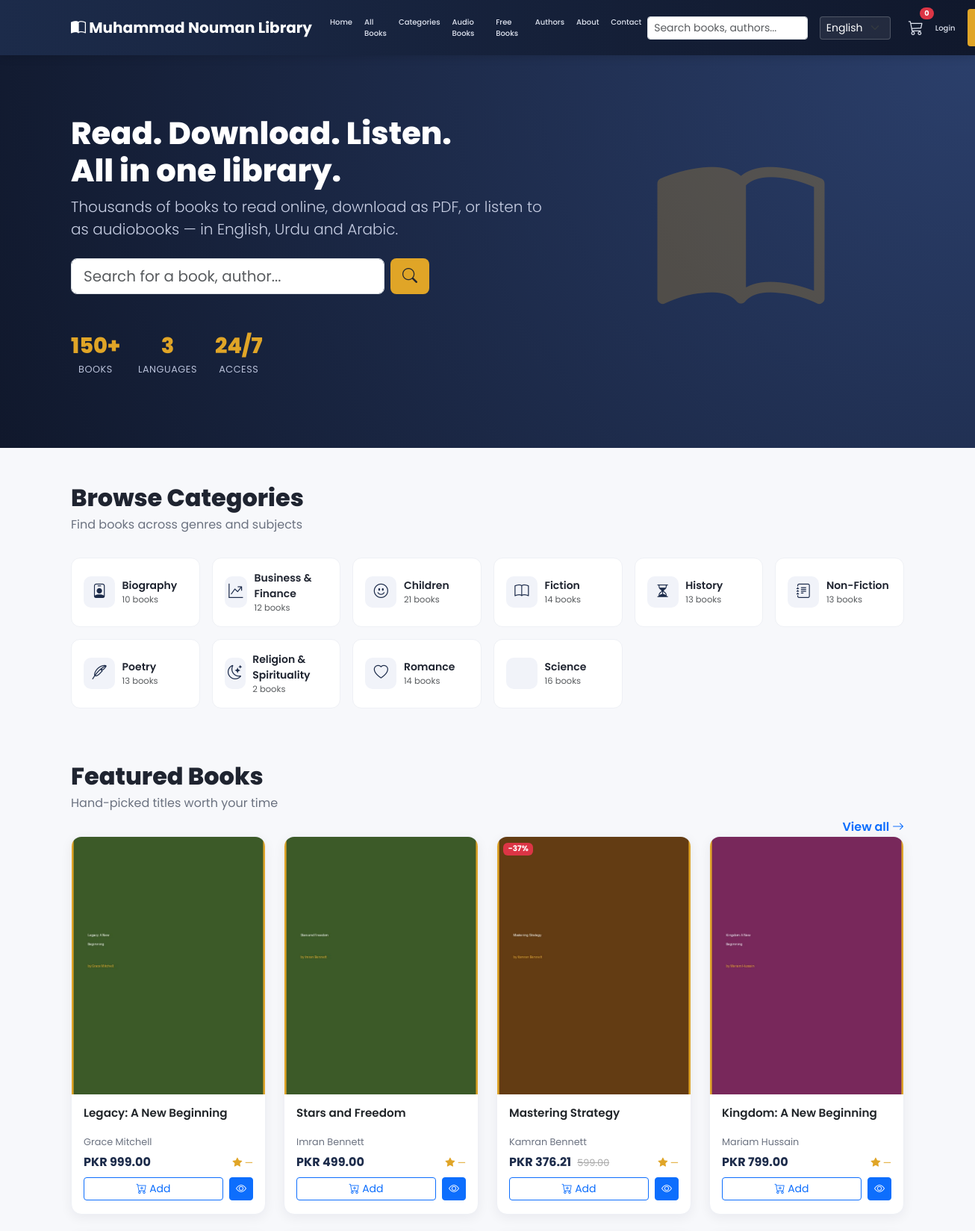
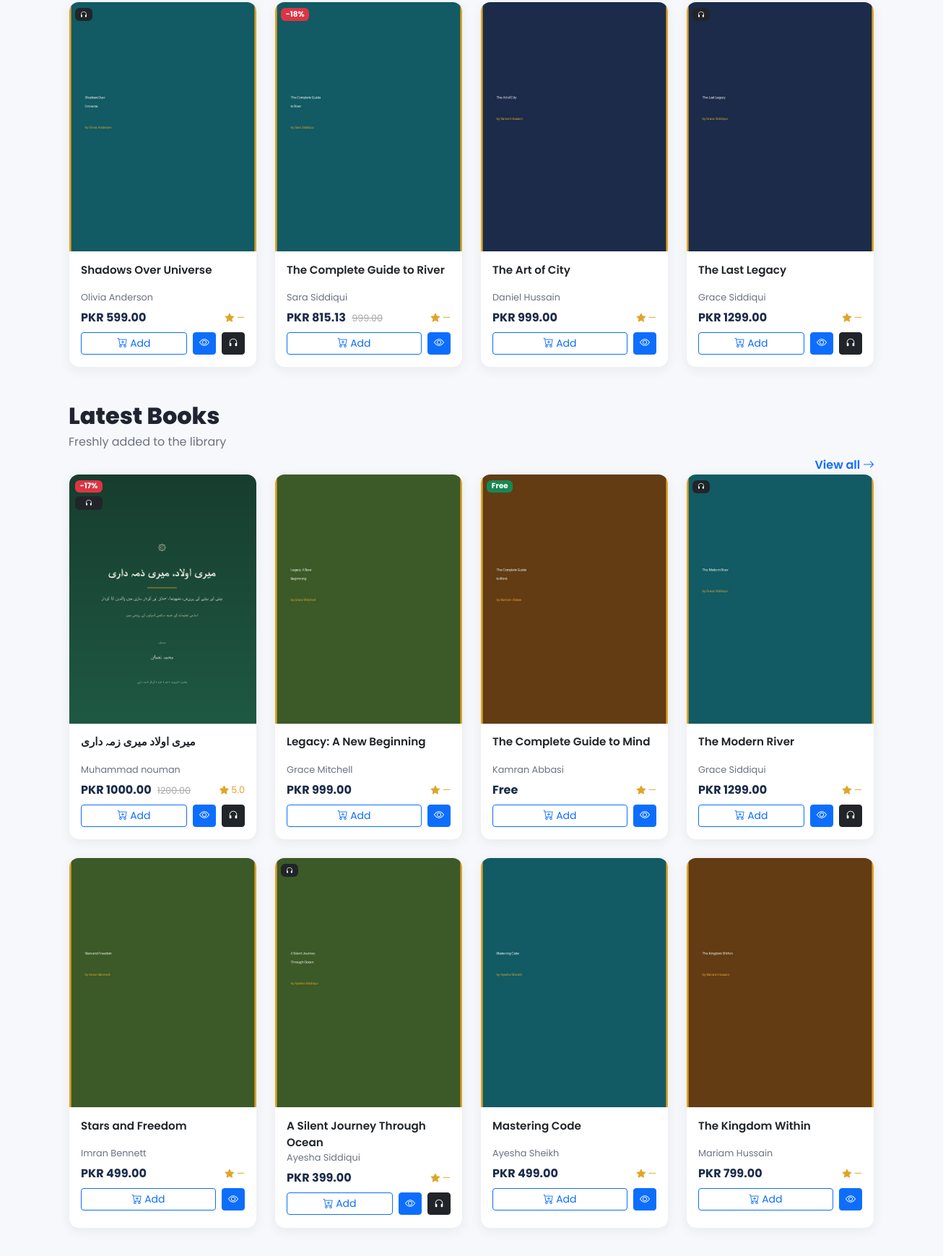
The page / (upper part) on the database its author committed (2 pictures, top to bottom).
### apps/categories/models.py (models this page shows, shortened)
class Category(models.Model):
    name = models.CharField(max_length=120, unique=True)
    slug = models.SlugField(max_length=140, unique=True, blank=True)
    description = models.TextField(blank=True)
    icon = models.CharField(max_length=60, blank=True, help_text="Bootstrap icon class, e.g. bi-book")
    is_active = models.BooleanField(default=True)
    created_at = models.DateTimeField(auto_now_add=True)
    class Meta:
        verbose_name_plural = "Categories"
        ordering = ['name']
    def get_absolute_url(self):
        return reverse('categories:detail', args=[self.slug])
    @property
    def book_count(self):
        return self.books.filter(is_published=True).count()

### apps/books/models.py (models this page shows, shortened)
class Book(models.Model):
    LANGUAGE_CHOICES = [
        ('en', 'English'),
        ('ur', 'Urdu'),
        ('ar', 'Arabic'),
    ]
    title = models.CharField(max_length=250)
    slug = models.SlugField(max_length=270, unique=True, blank=True)
    author = models.ForeignKey(Author, on_delete=models.CASCADE, related_name='books')
    category = models.ForeignKey(Category, on_delete=models.CASCADE, related_name='books')
    description = models.TextField(blank=True)
    short_description = models.CharField(max_length=300, blank=True)
    language = models.CharField(max_length=10, choices=LANGUAGE_CHOICES, default='en')
    pages = models.PositiveIntegerField(default=0)
    isbn = models.CharField(max_length=20, blank=True)
    published_date = models.DateField(null=True, blank=True)
    price = models.DecimalField(max_digits=8, decimal_places=2, default=0)
    discount_price = models.DecimalField(max_digits=8, decimal_places=2, null=True, blank=True)
    cover = models.ImageField(upload_to='covers/', blank=True, null=True)
    pdf_file = models.FileField(upload_to='books/', blank=True, null=True)
    audio_file = models.FileField(upload_to='audio/', blank=True, null=True)
    preview_pages = models.PositiveIntegerField(default=10, help_text="Pages visible in free preview")
    is_featured = models.BooleanField(default=False)
    is_free = models.BooleanField(default=False)
    is_published = models.BooleanField(default=True)
    is_bestseller = models.BooleanField(default=False)
    views_count = models.PositiveIntegerField(default=0)
    downloads_count = models.PositiveIntegerField(default=0)
    created_at = models.DateTimeField(auto_now_add=True)
    updated_at = models.DateTimeField(auto_now=True)
    class Meta:
        ordering = ['-created_at']
        indexes = [
            models.Index(fields=['is_published', 'is_featured']),
            models.Index(fields=['is_published', 'is_free']),
        ]
    def get_absolute_url(self):
        return reverse('books:detail', args=[self.slug])
    @property
    def final_price(self):
        if self.is_free:
            return 0
        if self.discount_price:
            return self.discount_price
        return self.price
    @property
    def has_discount(self):
        return bool(self.discount_price and self.discount_price < self.price)
    @property
    def discount_percent(self):
        if self.has_discount and self.price:
            return round((1 - (self.discount_price / self.price)) * 100)
        return 0
    @property
    def has_audio(self):
        return bool(self.audio_file)
    @property
    def average_rating(self):
        agg = self.reviews.filter(is_approved=True).aggregate(models.Avg('rating'))
        return round(agg['rating__avg'] or 0, 1)

class Author(models.Model):
    name = models.CharField(max_length=150)
    slug = models.SlugField(max_length=170, unique=True, blank=True)
    bio = models.TextField(blank=True)
    photo = models.ImageField(upload_to='authors/', blank=True, null=True)
    class Meta:
        ordering = ['name']

### apps/core/views.py (the view)
# urls.py: path('', views.home, name='home'),
def home(request):
    featured = Book.objects.filter(is_published=True, is_featured=True)[:8]
    latest = Book.objects.filter(is_published=True).order_by('-created_at')[:8]
    popular = Book.objects.filter(is_published=True).order_by('-views_count')[:8]
    free = Book.objects.filter(is_published=True, is_free=True)[:8]
    categories = Category.objects.filter(is_active=True)[:10]
    context = {
        'featured_books': featured,
        'latest_books': latest,
        'popular_books': popular,
        'free_books': free,
        'categories': categories,
        'total_books': Book.objects.filter(is_published=True).count(),
    }
    return render(request, 'home/index.html', context)

### apps/categories/context_processors.py (called while the page is built)
def category_menu(request):
    categories = Category.objects.filter(is_active=True).order_by('name')
    return {'nav_categories': categories}

### apps/core/context_processors.py (called while the page is built)
def site_settings(request):
    return {
        'SITE_NAME': settings.SITE_NAME,
        'CURRENCY': settings.CURRENCY,
    }

### apps/orders/cart.py (called while the page is built)
    def __len__(self):
        return sum(item['quantity'] for item in self.cart.values())

    def get_total_price(self):
        return sum(Decimal(item['price']) * item['quantity'] for item in self.cart.values())

### apps/orders/context_processors.py (called while the page is built)
def cart_summary(request):
    cart = getattr(request, 'cart', None)
    if cart is None:
        return {'cart_count': 0, 'cart_total': 0}
    return {'cart_count': len(cart), 'cart_total': cart.get_total_price()}

### templates/home/index.html (shortened to what this page needs)
{% extends "base.html" %}
{% load i18n %}
{% block content %}
<section class="mnl-hero">
  <div class="container">
    <div class="row align-items-center g-5">
      <div class="col-lg-7">
        <h1>{% blocktrans %}Read. Download. Listen.<br>All in one library.{% endblocktrans %}</h1>
        <p class="lead">{% trans "Thousands of books to read online, download as PDF, or listen to as audiobooks — in English, Urdu and Arabic." %}</p>
        <form action="{% url 'books:list' %}" method="get" class="d-flex gap-2 mt-4" style="max-width:480px;">
          <input type="text" name="q" class="form-control form-control-lg" placeholder="{% trans 'Search for a book, author...' %}">
          <button class="btn btn-lg mnl-btn-accent" type="submit"><i class="bi bi-search"></i></button>
        </form>
        <div class="d-flex gap-4 mt-5">
          <div class="mnl-stat"><div class="num">{{ total_books }}+</div><div class="label">{% trans "Books" %}</div></div>
          <div class="mnl-stat"><div class="num">3</div><div class="label">{% trans "Languages" %}</div></div>
          <div class="mnl-stat"><div class="num">24/7</div><div class="label">{% trans "Access" %}</div></div>
        </div>
      </div>
      <div class="col-lg-5 d-none d-lg-block text-center">
        <i class="bi bi-book-half" style="font-size: 14rem; color: rgba(224,165,39,.25);"></i>
      </div>
    </div>
  </div>
</section>
<div class="container py-5">
  <h2 class="section-title">{% trans "Browse Categories" %}</h2>
  <p class="section-sub">{% trans "Find books across genres and subjects" %}</p>
  <div class="row g-3">
    {% for cat in categories %}
    <div class="col-6 col-md-3 col-lg-2">
      <a href="{{ cat.get_absolute_url }}" class="category-chip">
        <span class="icon"><i class="bi {{ cat.icon|default:'bi-book' }}"></i></span>
        <span>
          <div class="fw-semibold small">{{ cat.name }}</div>
          <div class="text-muted" style="font-size:.72rem;">{{ cat.book_count }} {% trans "books" %}</div>
        </span>
      </a>
    </div>
    {% endfor %}
  </div>
</div>
<div class="container py-4">
  <div class="d-flex justify-content-between align-items-end">
    <div>
      <h2 class="section-title">{% trans "Featured Books" %}</h2>
      <p class="section-sub">{% trans "Hand-picked titles worth your time" %}</p>
    </div>
    <a href="{% url 'books:featured' %}" class="fw-semibold text-decoration-none">{% trans "View all" %} <i class="bi bi-arrow-right"></i></a>
  </div>
  <div class="row g-4">
    {% for book in featured_books %}
      {% include "books/_book_card.html" with book=book %}
    {% endfor %}
  </div>
</div>
<div class="container py-4">
  <div class="d-flex justify-content-between align-items-end">
    <div>
      <h2 class="section-title">{% trans "Latest Books" %}</h2>
      <p class="section-sub">{% trans "Freshly added to the library" %}</p>
    </div>
    <a href="{% url 'books:latest' %}" class="fw-semibold text-decoration-none">{% trans "View all" %} <i class="bi bi-arrow-right"></i></a>
  </div>
  <div class="row g-4">
    {% for book in latest_books %}
      {% include "books/_book_card.html" with book=book %}
    {% endfor %}
  </div>
</div>
<div class="container py-4">
</div>
{% endblock %}

### templates/books/_book_card.html
{% load i18n %}
<div class="col-6 col-md-4 col-lg-3">
  <div class="book-card">
    <a href="{{ book.get_absolute_url }}" class="cover-wrap d-block">
      {% if book.cover %}
        <img src="{{ book.cover.url }}" alt="{{ book.title }}" loading="lazy">
      {% else %}
        <img src="https://placehold.co/300x400/1c2b4a/fff?text={{ book.title|urlencode }}" alt="{{ book.title }}" loading="lazy">
      {% endif %}
      <div class="badges">
        {% if book.is_free %}<span class="badge bg-success">{% trans "Free" %}</span>{% endif %}
        {% if book.has_discount %}<span class="badge bg-danger">-{{ book.discount_percent }}%</span>{% endif %}
        {% if book.has_audio %}<span class="badge bg-dark"><i class="bi bi-headphones"></i></span>{% endif %}
      </div>
    </a>
    <div class="body">
      <div class="title"><a href="{{ book.get_absolute_url }}" class="text-decoration-none text-dark">{{ book.title }}</a></div>
      <div class="author">{{ book.author.name }}</div>
      <div class="d-flex justify-content-between align-items-center">
        <div class="price">
          {% if book.is_free %}{% trans "Free" %}
          {% else %}{{ CURRENCY }} {{ book.final_price }}
            {% if book.has_discount %}<span class="old">{{ book.price }}</span>{% endif %}
          {% endif %}
        </div>
        <div class="rating"><i class="bi bi-star-fill"></i> {{ book.average_rating|default:"—" }}</div>
      </div>
      <div class="d-flex gap-2 mt-2 icon-actions">
        <button class="btn btn-sm btn-outline-primary flex-fill js-add-to-cart" data-book-id="{{ book.id }}">
          <i class="bi bi-cart-plus"></i> {% trans "Add" %}
        </button>
        <a href="{{ book.get_absolute_url }}" class="btn btn-sm btn-primary"><i class="bi bi-eye"></i></a>
        {% if book.has_audio %}
        <button class="btn btn-sm btn-dark js-listen-audio" data-audio-url="{{ book.audio_file.url }}" data-title="{{ book.title }}"><i class="bi bi-headphones"></i></button>
        {% endif %}
      </div>
    </div>
  </div>
</div>

### static/css/style.css (style rules this page uses)
:root { --mnl-primary: #1c2b4a; --mnl-primary-dark: #10182c; --mnl-accent: #e0a527; --mnl-accent-dark: #c78f1c; --mnl-bg: #f7f8fb; --mnl-card: #ffffff; --mnl-text: #1f2430; --mnl-muted: #6b7280; --radius: 14px; }
body { font-family: 'Poppins', system-ui, sans-serif; background: var(--mnl-bg); color: var(--mnl-text); }
.mnl-btn-accent { background: var(--mnl-accent); color: #23262f; font-weight: 600; border: none; }
.mnl-hero { background: radial-gradient(circle at top right, #2b3f6b, var(--mnl-primary-dark)); color: #fff; padding: 5rem 0 6rem; }
.mnl-hero h1 { font-weight: 800; font-size: 2.6rem; }
.mnl-hero .lead { color: #c7cee3; }
.mnl-stat { text-align: center; }
.mnl-stat .num { font-size: 1.8rem; font-weight: 800; color: var(--mnl-accent); }
.mnl-stat .label { font-size: .8rem; color: #b9c1d9; text-transform: uppercase; letter-spacing: .04em; }
.section-title { font-weight: 800; margin-bottom: .25rem; }
.section-sub { color: var(--mnl-muted); margin-bottom: 2rem; }
.book-card { background: var(--mnl-card); border-radius: var(--radius); overflow: hidden; box-shadow: 0 4px 16px rgba(20,25,50,.06); transition: transform .18s ease, box-shadow .18s ease; height: 100%; border: 1px solid #eef0f5; }
.book-card .cover-wrap { position: relative; aspect-ratio: 3/4; background: #e9ecf3; overflow: hidden; }
.book-card .cover-wrap img { width: 100%; height: 100%; object-fit: cover; }
.book-card .badges { position: absolute; top: .5rem; left: .5rem; display: flex; flex-direction: column; gap: .3rem; }
.book-card .badges .badge { font-size: .65rem; }
.book-card .body { padding: .9rem 1rem 1.1rem; }
.book-card .title { font-weight: 600; font-size: .95rem; display: -webkit-box; -webkit-line-clamp: 2; -webkit-box-orient: vertical; overflow: hidden; min-height: 2.6em; }
.book-card .author { color: var(--mnl-muted); font-size: .8rem; margin-bottom: .4rem; }
.book-card .price { font-weight: 700; color: var(--mnl-primary); }
.book-card .price .old { text-decoration: line-through; color: #aaa; font-weight: 400; font-size: .8rem; margin-left: .3rem; }
.book-card .rating { color: var(--mnl-accent); font-size: .8rem; }
.book-card .icon-actions { display: flex; gap: .4rem; }
.book-card .icon-actions .btn { padding: .25rem .5rem; }
.category-chip { display: flex; align-items: center; gap: .6rem; background: #fff; border-radius: 12px; padding: 1rem; border: 1px solid #eef0f5; text-decoration: none; color: var(--mnl-text); transition: all .15s ease; height: 100%; }
.category-chip .icon { width: 42px; height: 42px; border-radius: 10px; background: #f1f3f9; display: flex; align-items: center; justify-content: center; color: var(--mnl-primary); font-size: 1.2rem; }

### rows shown on the page
Category: name "Biography", book_count "10"
Category: name "Business & Finance", book_count "12"
Category: name "Children", book_count "21"
Category: name "Fiction", book_count "14"
Category: name "History", book_count "13"
Category: name "Non-Fiction", book_count "13"
Category: name "Poetry", book_count "13"
Category: name "Religion & Spirituality", book_count "2"
Category: name "Romance", book_count "14"
Category: name "Science", book_count "16"
Book: cover (picture), title "Legacy: A New Beginning", author.name "Grace Mitchell", CURRENCY "PKR", final_price "999.00", average_rating "—"
Book: cover (picture), title "Stars and Freedom", author.name "Imran Bennett", CURRENCY "PKR", final_price "499.00", average_rating "—"
Book: cover (picture), discount_percent "37", title "Mastering Strategy", author.name "Kamran Bennett", CURRENCY "PKR", final_price "376.21", price "599.00", average_rating "—"
Book: cover (picture), title "Kingdom: A New Beginning", author.name "Mariam Hussain", CURRENCY "PKR", final_price "799.00", average_rating "—"
Book: cover (picture), title "Shadows Over Universe", author.name "Olivia Anderson", CURRENCY "PKR", final_price "599.00", average_rating "—"
Book: cover (picture), discount_percent "18", title "The Complete Guide to River", author.name "Sara Siddiqui", CURRENCY "PKR", final_price "815.13", price "999.00", average_rating "—"
Book: cover (picture), title "The Art of City", author.name "Daniel Hussain", CURRENCY "PKR", final_price "999.00", average_rating "—"
Book: cover (picture), title "The Last Legacy", author.name "Grace Siddiqui", CURRENCY "PKR", final_price "1299.00", average_rating "—"
Book: cover (picture), discount_percent "17", title "میری اولاد میری زمہ داری", author.name "Muhammad nouman", CURRENCY "PKR", final_price "1000.00", price "1200.00", average_rating "5.0"
Book: cover (picture), title "The Complete Guide to Mind", author.name "Kamran Abbasi", average_rating "—"
Book: cover (picture), title "The Modern River", author.name "Grace Siddiqui", CURRENCY "PKR", final_price "1299.00", average_rating "—"
Book: cover (picture), title "A Silent Journey Through Ocean", author.name "Ayesha Siddiqui", CURRENCY "PKR", final_price "399.00", average_rating "—"
Book: cover (picture), title "Mastering Code", author.name "Ayesha Sheikh", CURRENCY "PKR", final_price "499.00", average_rating "—"
Book: cover (picture), title "The Kingdom Within", author.name "Mariam Hussain", CURRENCY "PKR", final_price "799.00", average_rating "—"

### other values the page prints
{{ SITE_NAME }} "Muhammad Nouman Library"
{{ cart_count }} "0"
{{ total_books }} "150"
form field language "English"
